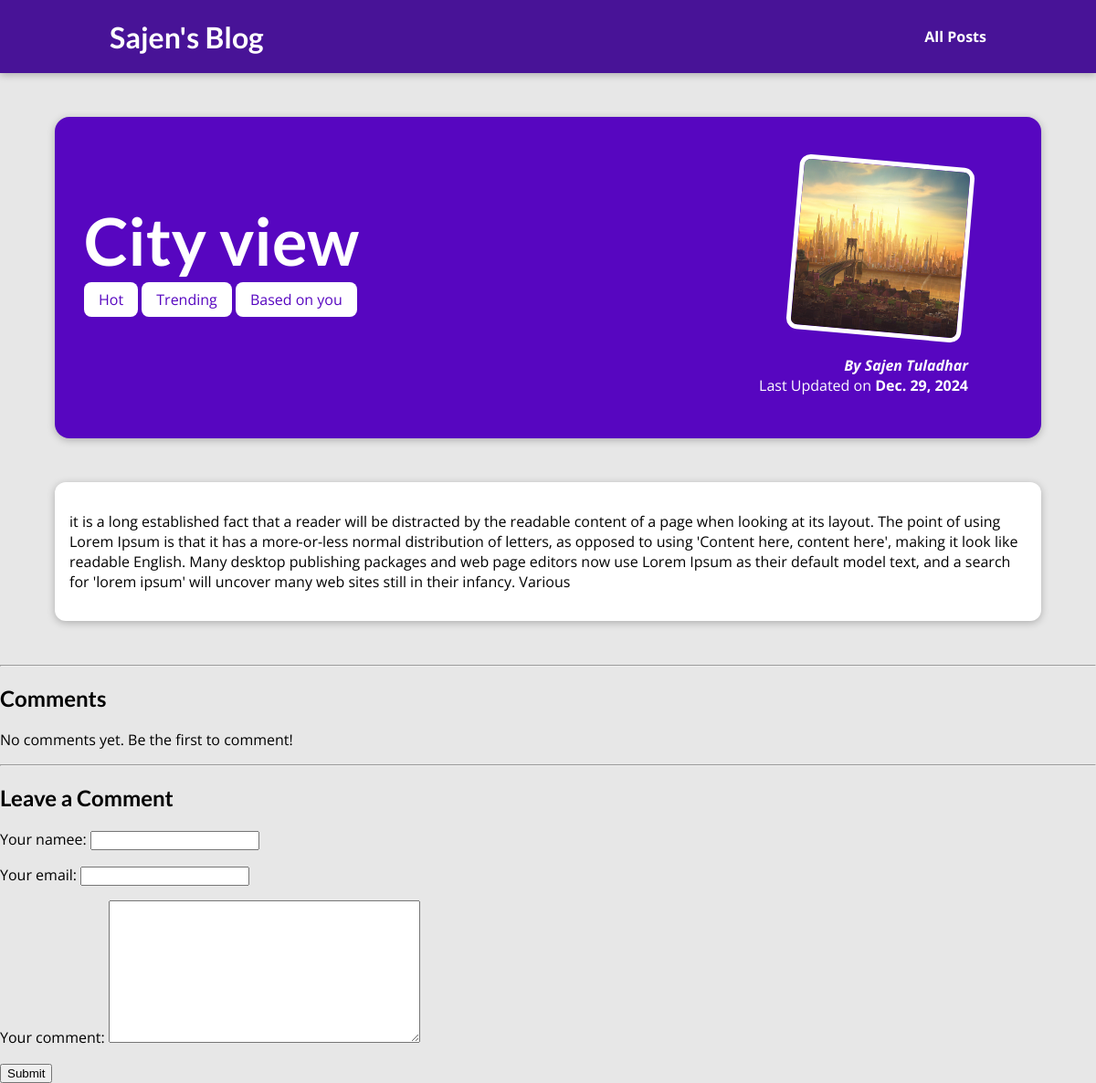
The page /posts/city-view on the database as committed earlier.
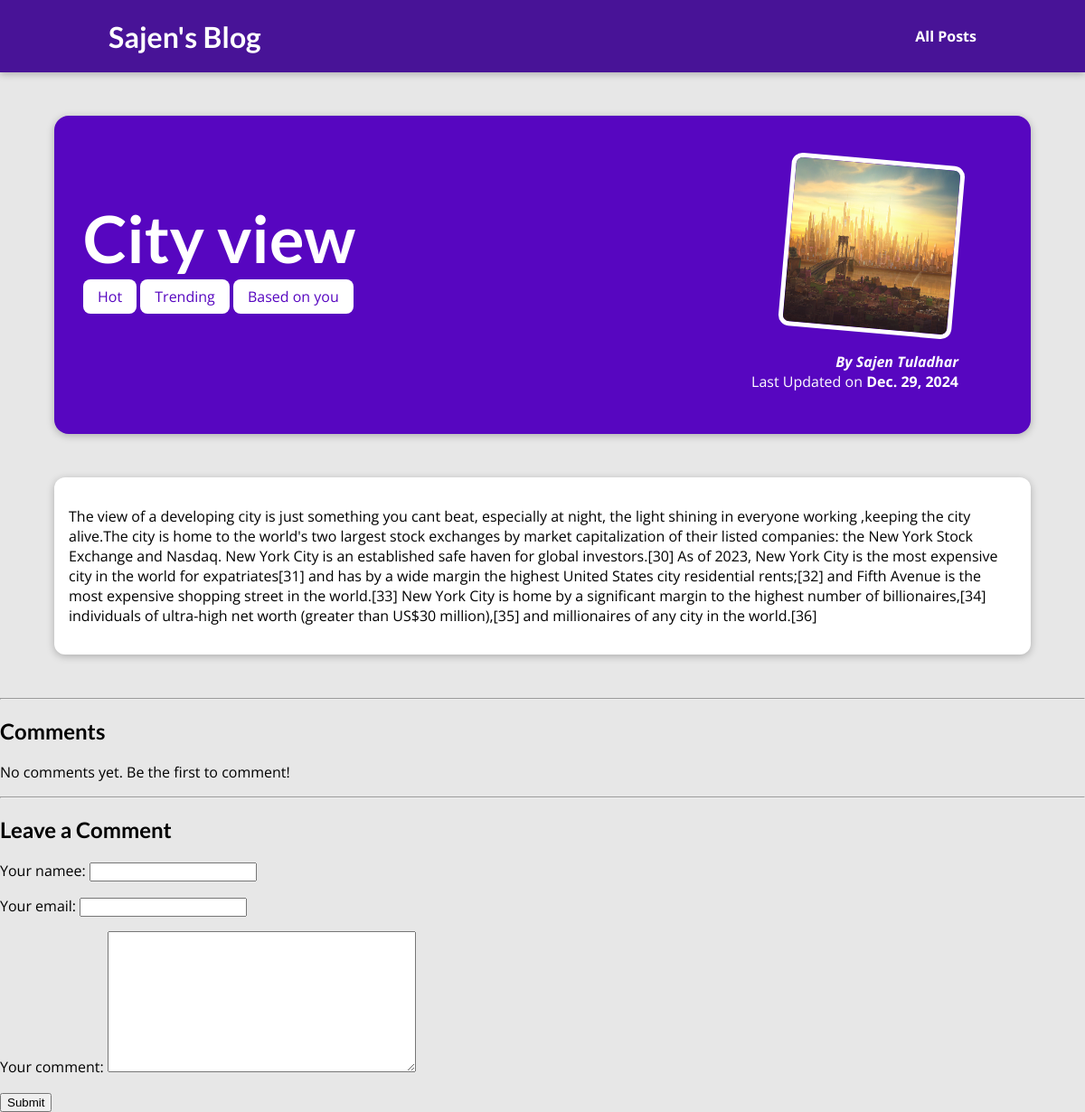
The same page on the database as committed later.
### Blog/models.py (models this page shows, shortened)
class Posts(models.Model):
    title= models.CharField(max_length=100)
    excerpt= models.CharField(max_length=200)
    image_name= models.CharField(max_length=100)
    date= models.DateField(auto_now=True)
    slug=models.SlugField(unique=True)
    content=models.TextField(validators=[MinLengthValidator(50)])
    author=models.ForeignKey(Author,on_delete=models.SET_NULL,related_name="posts",null=True)
    tags= models.ManyToManyField(Tag)

class Author(models.Model):
    first_name= models.CharField(max_length=30)
    last_name=models.CharField(max_length=30)
    E_mail=models.EmailField()
    def __str__(self):
        return f"{self.first_name} {self.last_name}"

### Blog/views.py (the view)
# urls.py: path("posts/<slug:slug>",views.post_details,name="post-detail-page") #takes dynamic value (my-first-post)
def post_details(request, slug):
    identified_post = get_object_or_404(Posts, slug=slug)
    if request.method == "POST":
        comment_form = CommentForm(request.POST)
        if comment_form.is_valid():
            new_comment = comment_form.save(commit=False)
            new_comment.post = identified_post  # Link the comment to the current post
            new_comment.save()  # Save the comment
            return redirect("post-detail-page", slug=slug)  # Redirect to the same page to avoid duplicate submissions
    else:
        comment_form = CommentForm()
    comments = identified_post.comment.all()
    return render(request, "blog/post-detail.html", {
        "post": identified_post,
        "post_tags": identified_post.tags.all(),
        "form": comment_form,
        "comments": comments,
    })

### Blog/forms.py
class CommentForm(forms.ModelForm):
    class Meta:
        model = Comment
        exclude = ["post"]
        labels = {
            "user_name":"Your namee",
            "user_email":"Your email",
            "text": "Your comment"
        }

### Blog/templates/blog/post-detail.html (shortened to what this page needs)
{% extends "base.html" %}
{% load static %}
{% block css %}
  <link rel="stylesheet" href="{% static "blog/post-details.css" %}" />
{% endblock %}
{% block content %}
<section id="summary">
    <h2>{{ post.title }}</h2>
    <div>
        {% for tag in post_tags %}
            <span class="tag">{{ tag.Caption }}</span>
        {% endfor %}
    </div>
    <article>
        <img src="{% static "blog/images/"|add:post.image_name %}" alt="{{ post.title }}" />
        <address>By <a href="mailto:{{ post.author.E_mail }}">{{ post.author }}</a></address>
        <div>
            Last Updated on <time>{{ post.date }}</time>
        </div>
    </article>
</section>
<main>
    {{ post.content|linebreaks }}
</main>
<hr />
<section id="comments">
    <h2>Comments</h2>
    {% if comments %}
        <ul>
            {% for comment in comments %}
                <li>
                    <p><strong>{{ comment.user_name }}</strong> ({{ comment.user_email }})</p>
                    <p>{{ comment.text }}</p>
                </li>
            {% endfor %}
        </ul>
    {% else %}
        <p>No comments yet. Be the first to comment!</p>
    {% endif %}
</section>
<hr />
<section id="add-comment">
    <h2>Leave a Comment</h2>
    <form method="POST">
        {{ form.as_p }}
        <button type="submit">Submit</button>
    </form>
</section>
{% endblock %}

Rows that differ between the two databases and show on the page:
changed Posts "City view": content "it is a long established fact that a reader will be distracted by the readable content of a page when looking at its layout. The point of using Lorem Ipsum is that it has a more-or-less normal distribution of letters, as opposed to using 'Content here, content here', making it look like readable English. Many desktop publishing packages and web page editors now use Lorem Ipsum as their default model text, and a search for 'lorem ipsum' will uncover many web sites still in their infancy. Various" → "The view of a developing city is just something you cant beat, especially at night, the light shining in everyone working ,keeping the city alive.The city is home to the world's two largest stock exchanges by market capitalization of their listed companies: the New York Stock Exchange and Nasdaq. New York City is an established safe haven for global investors.[30] As of 2023, New York City is the most expensive city in the world for expatriates[31] and has by a wide margin the highest United States city residential rents;[32] and Fifth Avenue is the most expensive shopping street in the world.[33] New York City is home by a significant margin to the highest number of billionaires,[34]…"
